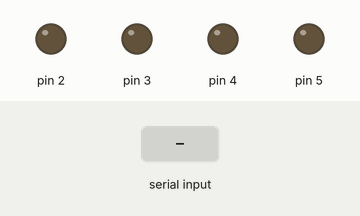
Bench run of a sketch on a simulated Arduino Uno, built with avr-gcc and run on an emulated ATmega328P. On the bench: output pins drawn as LEDs (lit = HIGH). The inputs (shaded band) are chosen by the test bench.

Above: at 1.2 s.
1.3 s: "a" received over Serial
At 2.5 s:
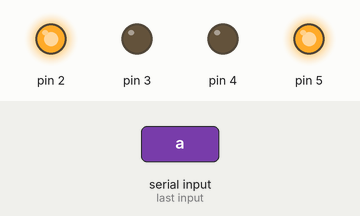
3.5 s: "b" received over Serial
At 5.2 s:
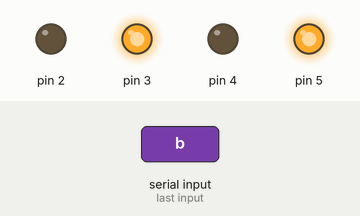
5.5 s: "c" received over Serial
At 6.7 s:
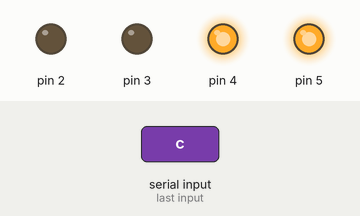
7.5 s: "d" received over Serial
At 9.4 s:
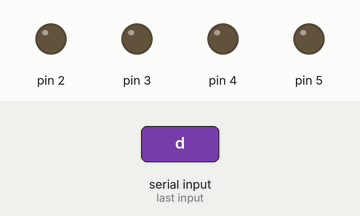
Timing chart, 0 to 10.5 s (numbered marks = the images above; inputs shaded):
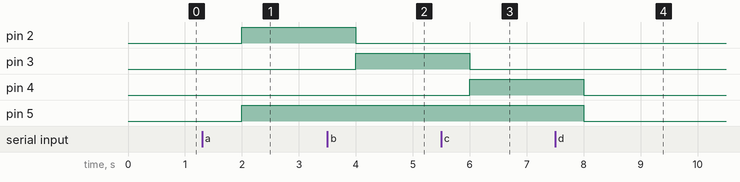

The sketch:

sketch_apr03a.ino
```cpp
//inChar switches on pin2 for "a", pin3 for "b" and pin4 for "c"
char inChar;
void setup() {
  Serial.begin(9600);
  pinMode(2, OUTPUT);
  pinMode(3, OUTPUT);
  pinMode(5, OUTPUT);
  pinMode(4, OUTPUT);
}

// the loop function runs over and over again forever
void loop() {
  if(Serial.available()) {
    inChar=Serial.read();
  }
  if( inChar == 'a' ){
      digitalWrite(2, HIGH);
      digitalWrite(3, LOW);
      digitalWrite(4, LOW);
      digitalWrite(5, HIGH);
  }
  else if( inChar == 'b' ) {
      digitalWrite(2, LOW);
      digitalWrite(3, HIGH);
      digitalWrite(4, LOW);
      digitalWrite(5, HIGH);
  }
  else if( inChar == 'c' ) {
      digitalWrite(2, LOW);
      digitalWrite(3, LOW);
      digitalWrite(4, HIGH);
      digitalWrite(5, HIGH);
  }
  else if(inChar == 'd' ) {
      digitalWrite(2, LOW);
      digitalWrite(3, LOW);
      digitalWrite(4, LOW);
      digitalWrite(5, LOW);
  }
  delay(1000);
}
```

Measured:
- after the input at 1.3 s, pin 2, pin 5: LOW → HIGH after 0.70 s
- after the input at 3.5 s, pin 2: HIGH → LOW after 0.50 s; pin 3: LOW → HIGH after 0.50 s
- after the input at 5.5 s, pin 3: HIGH → LOW after 0.50 s; pin 4: LOW → HIGH after 0.50 s
- after the input at 7.5 s, pin 4, pin 5: HIGH → LOW after 0.50 s
